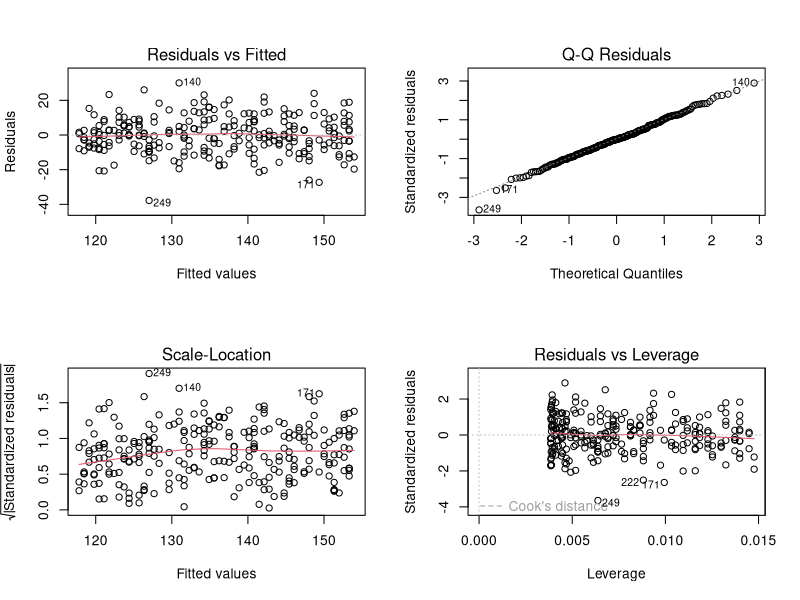
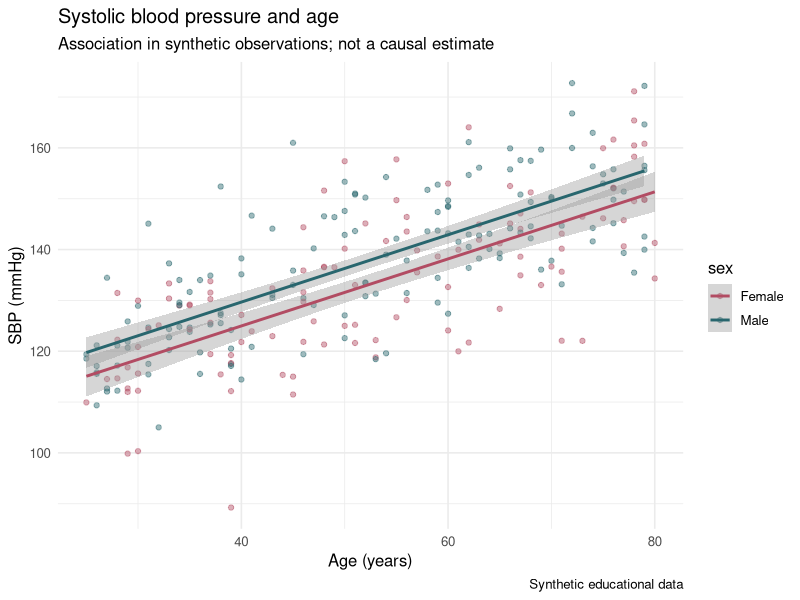

Write the R code that produced these figures, in order.
required<-c("dplyr","ggplot2","readr","broom");missing<-required[!vapply(required,requireNamespace,logical(1),quietly=TRUE)];if(length(missing))stop("Missing packages: ",paste(missing,collapse=", "))
suppressPackageStartupMessages({library(dplyr);library(ggplot2);library(readr);library(broom)})
dir.create("results/tables",recursive=TRUE,showWarnings=FALSE);dir.create("results/figures",recursive=TRUE,showWarnings=FALSE);set.seed(3202);n<-260
d<-tibble(age=round(runif(n,25,80)),sex=factor(sample(c("Female","Male"),n,TRUE)),bmi=rnorm(n,27,4)) %>% mutate(sbp=88+.62*age+.45*bmi+5*(sex=="Male")+rnorm(n,0,10),hypertension=rbinom(n,1,plogis(-7+.055*age+.075*bmi+.35*(sex=="Male"))))
correlation<-cor.test(d$sbp,d$age);simple<-lm(sbp~age,d);multiple<-lm(sbp~age+bmi+sex,d);logistic<-glm(hypertension~age+bmi+sex,d,family=binomial())
write_csv(tidy(correlation),"results/tables/correlation_sbp_age.csv");write_csv(tidy(simple,conf.int=TRUE),"results/tables/simple_regression.csv");write_csv(tidy(multiple,conf.int=TRUE),"results/tables/multiple_regression.csv");write_csv(tidy(logistic,conf.int=TRUE,exponentiate=TRUE),"results/tables/logistic_odds_ratios.csv")
new<-expand.grid(age=seq(25,80,1),bmi=27,sex=factor("Female",levels=levels(d$sex)));new$probability<-predict(logistic,new,type="response");write_csv(new,"results/tables/logistic_predictions.csv")
png("results/figures/linear_model_diagnostics.png",width=1800,height=1600,res=220);par(mfrow=c(2,2));plot(simple);dev.off()
p<-ggplot(d,aes(age,sbp,color=sex))+geom_point(alpha=.45)+geom_smooth(method="lm",se=TRUE)+labs(title="Systolic blood pressure and age",subtitle="Association in synthetic observations; not a causal estimate",x="Age (years)",y="SBP (mmHg)",caption="Synthetic educational data")+theme_minimal(base_size=12)+scale_color_manual(values=c("#B24C63","#28666E"))
ggsave("results/figures/sbp_age_regression.png",p,width=8,height=5,dpi=240,bg="white");cat("Regression activities complete: correlation, simple/multiple linear models, logistic OR/CI/prediction, diagnostics.\n")
